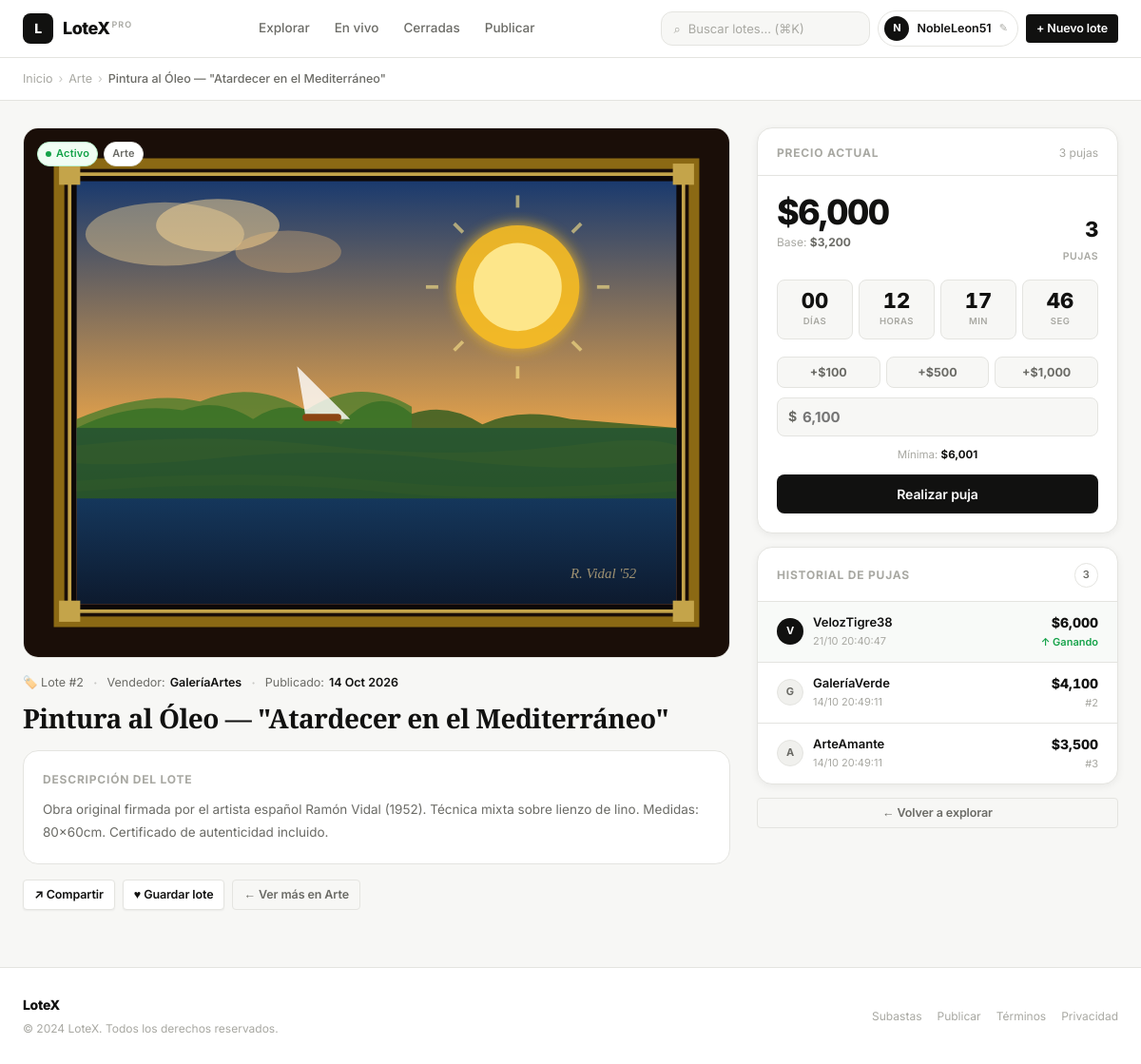
Page /auction/2 on the committed database.
### models.py (models this page shows, shortened)
class Auction(db.Model):
    __tablename__ = 'auctions'
    id = db.Column(db.Integer, primary_key=True)
    title = db.Column(db.String(200), nullable=False)
    description = db.Column(db.Text, nullable=False)
    image_url = db.Column(db.String(500), default='/static/images/default.png')
    starting_price = db.Column(db.Float, nullable=False)
    current_price = db.Column(db.Float, nullable=False)
    seller = db.Column(db.String(100), nullable=False)
    created_at = db.Column(db.DateTime, default=datetime.utcnow)
    ends_at = db.Column(db.DateTime, nullable=False)
    status = db.Column(db.String(20), default='active')  # active, closed, upcoming
    category = db.Column(db.String(50), default='General')
    bids = db.relationship('Bid', backref='auction', lazy=True, cascade='all, delete-orphan')
    @property
    def bid_count(self):
        return len(self.bids)

class Bid(db.Model):
    __tablename__ = 'bids'
    id = db.Column(db.Integer, primary_key=True)
    amount = db.Column(db.Float, nullable=False)
    bidder = db.Column(db.String(100), nullable=False)
    created_at = db.Column(db.DateTime, default=datetime.utcnow)
    auction_id = db.Column(db.Integer, db.ForeignKey('auctions.id'), nullable=False)

### app.py (the view)
@app.route('/auction/<int:auction_id>')
def auction_detail(auction_id):
    update_auction_statuses()
    username = get_username()
    auction = db.get_or_404(Auction, auction_id)
    bids = Bid.query.filter_by(auction_id=auction_id).order_by(Bid.created_at.desc()).all()
    return render_template('auction.html', auction=auction, bids=bids, username=username)

### app.py (called while the page is built)
def random_username():
    adjectives = ['Veloz', 'Astuto', 'Noble', 'Feroz', 'Sabio', 'Audaz', 'Agil', 'Rapido']
    nouns = ['Puma', 'Condor', 'Jaguar', 'Halcon', 'Lobo', 'Zorro', 'Leon', 'Tigre']
    num = random.randint(10, 99)
    return f"{random.choice(adjectives)}{random.choice(nouns)}{num}"

def get_username():
    if 'username' not in session:
        session['username'] = random_username()
    return session['username']

def update_auction_statuses():
    now = datetime.utcnow()
    expired = Auction.query.filter(
        Auction.ends_at <= now,
        Auction.status == 'active'
    ).all()
    for a in expired:
        a.status = 'closed'
    if expired:
        db.session.commit()

### templates/auction.html (shortened to what this page needs)
{% extends "layout.html" %}
{% block content %}
<div class="breadcrumb">
  <div class="breadcrumb-inner">
    <a href="/">Inicio</a>
    <span class="breadcrumb-sep">›</span>
    <a href="/?category={{ auction.category }}">{{ auction.category }}</a>
    <span class="breadcrumb-sep">›</span>
    <span class="breadcrumb-current">{{ auction.title[:48] }}{% if auction.title|length > 48 %}…{% endif %}</span>
  </div>
</div>
<div class="detail-layout">
  <div>
    <div class="detail-img-wrap" id="imgWrap">
      <img class="detail-img" id="detailImg" src="{{ auction.image_url }}" alt="{{ auction.title }}" />
      <div class="detail-badges">
        {% if auction.status == 'active' %}
          <span class="badge badge-active"><span class="status-dot"></span> Activo</span>
        {% else %}
          <span class="badge badge-closed">Cerrado</span>
        {% endif %}
        <span class="badge badge-cat">{{ auction.category }}</span>
      </div>
    </div>
    <div class="detail-meta-bar">
      <span class="meta-tag">🏷️ Lote #{{ auction.id }}</span>
      <span class="meta-dot">·</span>
      <span class="meta-tag">Vendedor: <span>{{ auction.seller }}</span></span>
      <span class="meta-dot">·</span>
      <span class="meta-tag">Publicado: <span>{{ auction.created_at.strftime('%d %b %Y') }}</span></span>
    </div>
    <h1 class="detail-title">{{ auction.title }}</h1>
    <div class="detail-desc-card">
      <div class="detail-desc-title">Descripción del lote</div>
      <p class="detail-desc">{{ auction.description }}</p>
    </div>
    <div class="detail-actions">
      <button class="btn btn-secondary btn-sm" onclick="shareAuction()">↗ Compartir</button>
      <button class="btn btn-secondary btn-sm" id="watchlistBtn"
              onclick="togglePageWatchlist({{ auction.id }})">♥ Guardar lote</button>
      <a href="/?category={{ auction.category }}" class="btn btn-ghost btn-sm">← Ver más en {{ auction.category }}</a>
    </div>
  </div>
  <div class="bid-panel">
    <div class="panel-card">
      <div class="panel-card-header">
        <span class="panel-card-title">Precio actual</span>
        <span style="font-size:12px;color:var(--text-muted);" id="bidCountLabel">{{ auction.bid_count }} puja{% if auction.bid_count != 1 %}s{% endif %}</span>
      </div>
      <div class="panel-body">
        <div class="price-display">
          <div>
            <div class="current-price-main" id="currentPriceEl">${{ "{:,.0f}".format(auction.current_price) }}</div>
            <div class="base-price-row" style="margin-top:4px;">Base: <b>${{ "{:,.0f}".format(auction.starting_price) }}</b></div>
          </div>
          <div class="price-meta">
            <div class="price-meta-num" id="bidCountNum">{{ auction.bid_count }}</div>
            <div class="price-meta-label">Pujas</div>
          </div>
        </div>
        {% if auction.status == 'active' %}
        <div class="countdown-grid" id="cdGrid">
          <div class="cd-unit" id="cdD"><div class="cd-num" id="cdDn">--</div><div class="cd-label">Días</div></div>
          <div class="cd-unit" id="cdH"><div class="cd-num" id="cdHn">--</div><div class="cd-label">Horas</div></div>
          <div class="cd-unit" id="cdM"><div class="cd-num" id="cdMn">--</div><div class="cd-label">Min</div></div>
          <div class="cd-unit" id="cdS"><div class="cd-num" id="cdSn">--</div><div class="cd-label">Seg</div></div>
        </div>
        <div class="quick-bids" id="quickBidRow">
          <button class="quick-btn" data-inc="100">+$100</button>
          <button class="quick-btn" data-inc="500">+$500</button>
          <button class="quick-btn" data-inc="1000">+$1,000</button>
        </div>
        <div class="bid-input-wrap">
          <span class="bid-currency">$</span>
          <input type="number" id="bidInput" class="bid-input"
                 placeholder="{{ "{:,.0f}".format(auction.current_price + 100) }}"
                 min="{{ auction.current_price + 1 }}" step="1" />
        </div>
        <div class="bid-hint">Mínima: <b id="minBidDisplay">${{ "{:,.0f}".format(auction.current_price + 1) }}</b></div>
        <button class="btn btn-primary place-bid-btn btn-lg" id="placeBidBtn">
          Realizar puja
        </button>
        {% endif %}
      </div>
    </div>
    <div class="panel-card">
      <div class="panel-card-header">
        <span class="panel-card-title">Historial de pujas</span>
        <span class="badge badge-cat" id="histCount">{{ bids | length }}</span>
      </div>
      <ul class="bids-list" id="bidsList">
        {% if bids %}
          {% for bid in bids %}
          <li class="bid-item {% if loop.first %}top-bid{% endif %}">
            <div class="bid-bidder-block">
              <div class="bid-av">{{ bid.bidder[0].upper() }}</div>
              <div>
                <div class="bid-name">{{ bid.bidder }}</div>
                <div class="bid-time">{{ bid.created_at.strftime('%d/%m %H:%M:%S') }}</div>
              </div>
            </div>
            <div class="bid-amount-col">
              <div class="bid-amount">${{ "{:,.0f}".format(bid.amount) }}</div>
              <div class="bid-rank">{% if loop.first %}↑ Ganando{% else %}#{{ loop.index }}{% endif %}</div>
            </div>
          </li>
          {% endfor %}
        {% else %}
          <li class="no-bids">Sé el primero en pujar</li>
        {% endif %}
      </ul>
    </div>
    <a href="/" class="btn btn-ghost btn-sm" style="text-align:center;justify-content:center;">← Volver a explorar</a>
  </div>
</div>
{% endblock %}

### rows in the picture
Auction: category "Arte", title "Pintura al Óleo — \"Atardecer en el Mediterráneo\"", image_url (picture), id "2", seller "GaleríaArtes", created_at "14 Oct 2026", description "Obra original firmada por el artista español Ramón Vidal (1952). Técnica mixta sobre lienzo de lino. Medidas: 80x60cm. Certificado de autenticidad incluido.", current_price "6,000", starting_price "3,200", current_price "6,100", auction.current_price+1 "6,001"
Bid: bidder "V", bidder "VelozTigre38", created_at "21/10 20:40:47", amount "6,000", shows "↑ Ganando"
Bid: bidder "G", bidder "GaleríaVerde", created_at "14/10 20:49:11", amount "4,100"
Bid: bidder "A", bidder "ArteAmante", created_at "14/10 20:49:11", amount "3,500"

### other values in the picture
{{ username }} "NobleLeon51"
{{ auction.bid_count }} "3"
{{ bids | length }} "3"
